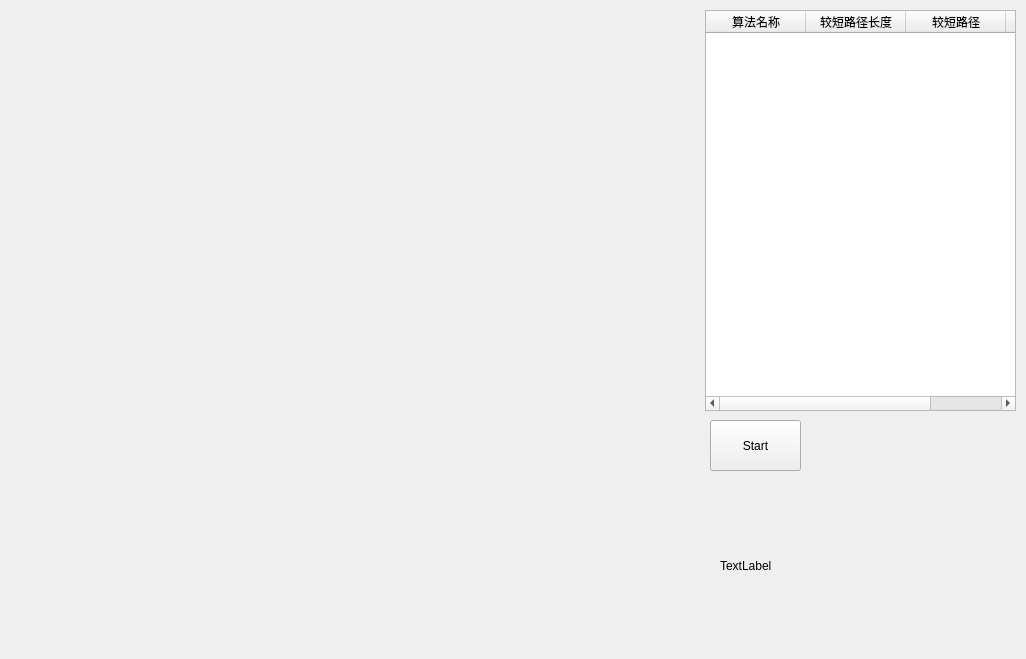
<?xml version="1.0" encoding="UTF-8"?>
<ui version="4.0">
 <class>MainWindow</class>
 <widget class="QMainWindow" name="MainWindow">
  <property name="geometry">
   <rect>
    <x>0</x>
    <y>0</y>
    <width>1026</width>
    <height>659</height>
   </rect>
  </property>
  <property name="windowTitle">
   <string>TSP</string>
  </property>
  <widget class="QWidget" name="centralWidget">
   <widget class="QTableWidget" name="tableWidget">
    <property name="geometry">
     <rect>
      <x>705</x>
      <y>10</y>
      <width>311</width>
      <height>401</height>
     </rect>
    </property>
    <property name="editTriggers">
     <set>QAbstractItemView::NoEditTriggers</set>
    </property>
    <property name="alternatingRowColors">
     <bool>true</bool>
    </property>
    <property name="showGrid">
     <bool>true</bool>
    </property>
    <property name="gridStyle">
     <enum>Qt::NoPen</enum>
    </property>
    <column>
     <property name="text">
      <string>算法名称</string>
     </property>
    </column>
    <column>
     <property name="text">
      <string>较短路径长度</string>
     </property>
    </column>
    <column>
     <property name="text">
      <string>较短路径</string>
     </property>
    </column>
    <column>
     <property name="text">
      <string>迭代次数</string>
     </property>
    </column>
   </widget>
   <widget class="QPushButton" name="pushButton">
    <property name="geometry">
     <rect>
      <x>710</x>
      <y>420</y>
      <width>91</width>
      <height>51</height>
     </rect>
    </property>
    <property name="text">
     <string>Start</string>
    </property>
   </widget>
   <widget class="QLabel" name="label">
    <property name="geometry">
     <rect>
      <x>720</x>
      <y>490</y>
      <width>281</width>
      <height>151</height>
     </rect>
    </property>
    <property name="text">
     <string>TextLabel</string>
    </property>
   </widget>
  </widget>
 </widget>
 <layoutdefault spacing="6" margin="11"/>
 <resources/>
 <connections/>
</ui>
